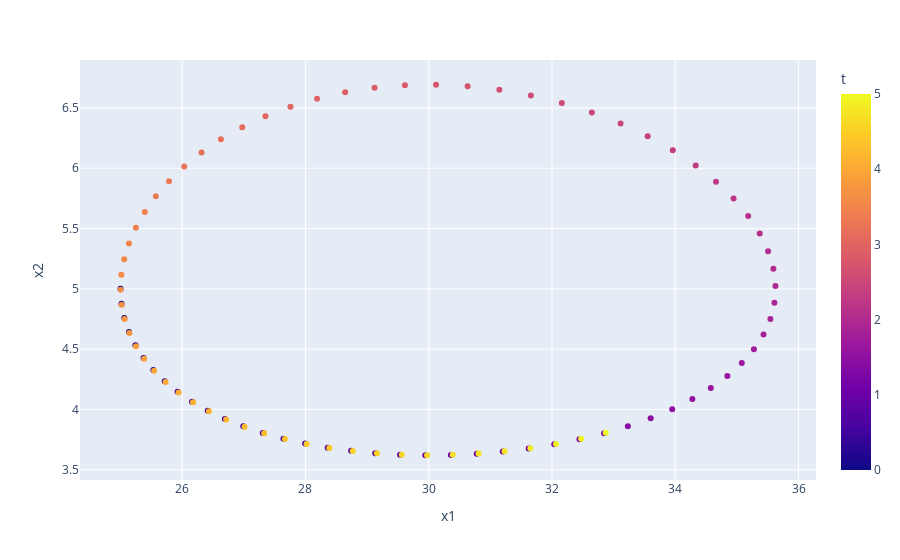

Notebook code for this chart:
### Code cell
fig = px.scatter(df, x='x1', y='x2', color='t')
# fig.update_layout(xaxis_range=[0, 10], yaxis_range=[0, 10])
fig.show()
